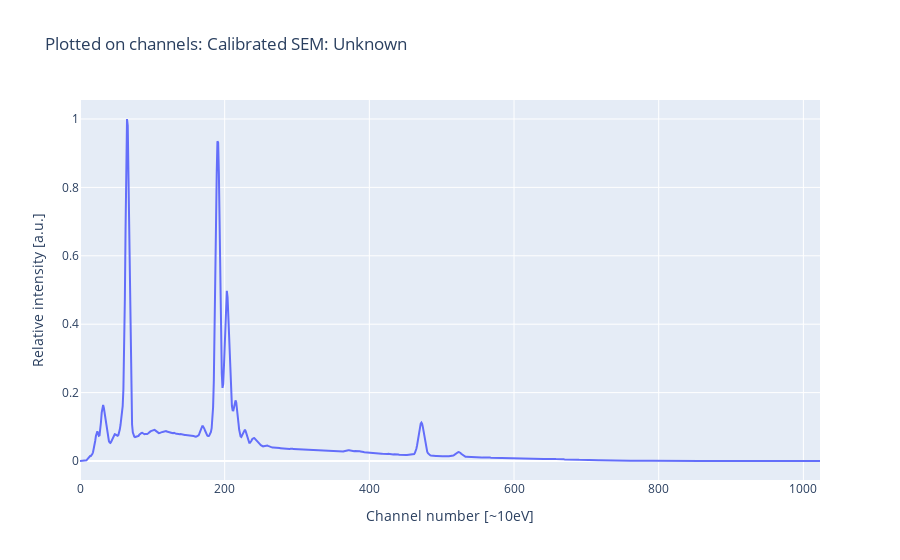
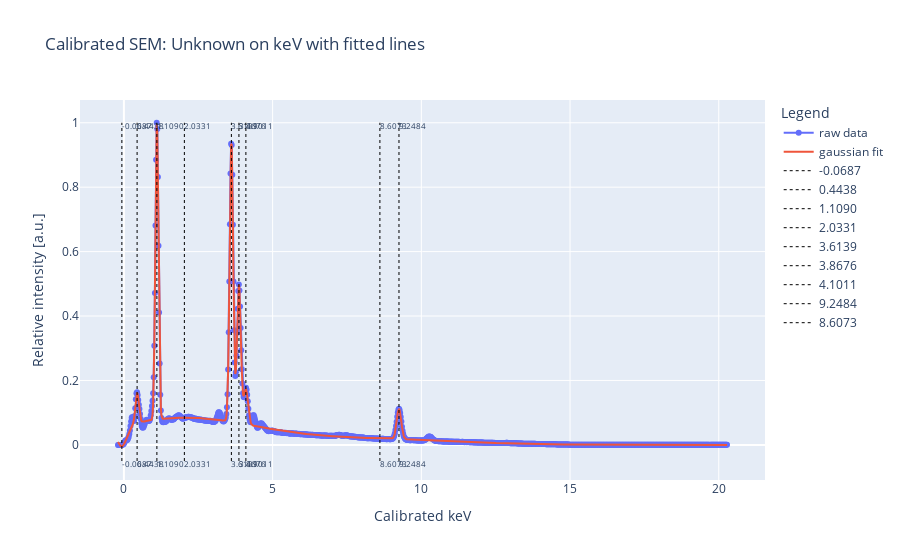

Notebook code cell kept with these figures, in order:
### Markdown cell above
## NB! In the code below you must change s['peaks_channel']

### Run the cell below to plot the intensity on channels, and then note down the peaks

### Code cell
# We could also do fitting on the new plot by copying the steps from earlier

#
# # NB! This is not generally adapted! You must change the peaks_channel to match the peaks in the unknown spectrum
#

# peaks_keV is calculated from the fitting of the peaks_channel
# we want to fit on the channels
fig_unknown_plot_channels = plotly_plot(
    x=s_un["channel"],
    y_named=[s_un["intensity"], "x calibrated with Ga_Ka and Ga_La"],
    title=f"Plotted on channels: Calibrated {s_un['name']}",
)
fig_unknown_plot_channels.show()



#
# # # THIS VARIABLE peaks_channels ARE THE ONLY CODE YOU NEED TO CHANGE TO FIT THE PEAKS IN THE UNKNOWN SPECTRUM
#

# noted down the peaks in channel numbers
s_un["peaks_channel"] = [ 24, 31, 65, 170, 191, 202, 215, 472, 535] # this is for SEM_unknown
# s_un["peaks_channel"] = [380, 940] # this is for TEM_unknown



# do the fitting as we did earlier
fit_vals = fit_n_peaks_to_gaussian(
    x=s_un["channel"],
    y=s_un["intensity"],
    guessed_peaks=s_un["peaks_channel"],
)
s_un["fit_params"] = fit_vals[0]
s_un["fit_cov"] = fit_vals[1]
s_un["peaks_channel"] = s_un["fit_params"][1::3]
s_un["intensity_fit"] = n_gaussians(s_un["channel"], *fit_vals[0])

# print(f'Fitted peaks at: {s_un["peaks_channel"]}')

# now we scale down the fittet peaks with the dispersion and the offset
s_un["peaks_keV_fitted"] = (
    s_un["peaks_channel"] - s_un["offset"]
) * s_un["dispersion"]

# print(f'Fitted peaks in keV: {s_un["peaks_keV_fitted"]}')

#
# # NB! Because of the background, there will be some error on the fitting for some of the peaks!
#


# plotting the new spectrum with its fit and its lines in keV
fig_unknown_plot_fit = plotly_plot(
    x=s_un["kev_calibrated"],
    y=s_un["intensity"],
    y_fit=s_un["intensity_fit"],
    vlines=s_un["peaks_keV_fitted"],
    title=f"Calibrated {s_un['name']} on keV with fitted lines",
    xaxis_title="Calibrated keV",
)

# we can also plot each gaussian peak individually, but the plot looks a bit messy. Comment in to see it
# making the fit_params matrix in keV
# [amp1, mu1, sigma1, amp2, mu2, sigma2, ...]
# amp is amp
# (mu is mu - offset ) * dispersion
# sigma is sigma * dispersion
s_un["fit_params_keV"] = (s_un["fit_params"]).copy()
s_un["fit_params_keV"][1::3] = (
    s_un["fit_params_keV"][1::3] - s_un["offset"]
) * s_un[
    "dispersion"
]  # mu
s_un["fit_params_keV"][2::3] = (
    s_un["fit_params_keV"][2::3] * s_un["dispersion"]
)  # sigma

"""
# adding the single gaussian peaks to the plot
fig_unknown_plot_fit = plotly_plot(
    fig = fig_unknown_plot_fit,
    x=s_un["kev_calibrated"],
    fit_params=s_un["fit_params_keV"],
    title=f"Calibrated {s_un['name']} on keV with fitted lines",
    xaxis_title="Calibrated keV",
)
"""

fig_unknown_plot_fit.show()

### Figure 1 — Plotly figure (JSON) as saved in the notebook; plotly's stock layout.template omitted (floating-point values rounded to 4 significant figures; data arrays with more than 128 entries replaced by an {"elided": "..."} marker saying what was removed)
{"data": [{"mode": "lines", "name": "x calibrated with Ga_Ka and Ga_La", "type": "scatter", "x": {"elided": "1024 int values"}, "y": {"elided": "1024 float values"}}], "layout": {"legend": {"title": {"text": "Legend"}}, "title": {"text": "Plotted on channels: Calibrated SEM: Unknown"}, "xaxis": {"title": {"text": "Channel number [~10eV]"}}, "yaxis": {"title": {"text": "Relative intensity [a.u.]"}}}}

### Figure 2 — Plotly figure (JSON) as saved in the notebook; plotly's stock layout.template omitted (floating-point values rounded to 4 significant figures; data arrays with more than 128 entries replaced by an {"elided": "..."} marker saying what was removed)
{"data": [{"mode": "lines+markers", "name": "raw data", "textfont": {"size": 8}, "type": "scatter", "x": {"elided": "1024 float values"}, "y": {"elided": "1024 float values"}}, {"mode": "lines", "name": "gaussian fit", "textfont": {"size": 8}, "type": "scatter", "x": {"elided": "1024 float values"}, "y": {"elided": "1024 float values"}}, {"line": {"dash": "dot", "width": 1}, "marker": {"color": "black"}, "mode": "lines+text", "name": "-0.0687", "text": ["-0.0687", "-0.0687"], "textfont": {"size": 8}, "textposition": "bottom right", "type": "scatter", "x": [-0.06869, -0.06869], "y": [-0.05, 1]}, {"line": {"dash": "dot", "width": 1}, "marker": {"color": "black"}, "mode": "lines+text", "name": "0.4438", "text": ["0.4438", "0.4438"], "textfont": {"size": 8}, "textposition": "bottom right", "type": "scatter", "x": [0.4438, 0.4438], "y": [-0.05, 1]}, {"line": {"dash": "dot", "width": 1}, "marker": {"color": "black"}, "mode": "lines+text", "name": "1.1090", "text": ["1.1090", "1.1090"], "textfont": {"size": 8}, "textposition": "bottom right", "type": "scatter", "x": [1.109, 1.109], "y": [-0.05, 1]}, {"line": {"dash": "dot", "width": 1}, "marker": {"color": "black"}, "mode": "lines+text", "name": "2.0331", "text": ["2.0331", "2.0331"], "textfont": {"size": 8}, "textposition": "bottom right", "type": "scatter", "x": [2.033, 2.033], "y": [-0.05, 1]}, {"line": {"dash": "dot", "width": 1}, "marker": {"color": "black"}, "mode": "lines+text", "name": "3.6139", "text": ["3.6139", "3.6139"], "textfont": {"size": 8}, "textposition": "bottom right", "type": "scatter", "x": [3.614, 3.614], "y": [-0.05, 1]}, {"line": {"dash": "dot", "width": 1}, "marker": {"color": "black"}, "mode": "lines+text", "name": "3.8676", "text": ["3.8676", "3.8676"], "textfont": {"size": 8}, "textposition": "bottom right", "type": "scatter", "x": [3.868, 3.868], "y": [-0.05, 1]}, {"line": {"dash": "dot", "width": 1}, "marker": {"color": "black"}, "mode": "lines+text", "name": "4.1011", "text": ["4.1011", "4.1011"], "textfont": {"size": 8}, "textposition": "bottom right", "type": "scatter", "x": [4.101, 4.101], "y": [-0.05, 1]}, {"line": {"dash": "dot", "width": 1}, "marker": {"color": "black"}, "mode": "lines+text", "name": "9.2484", "text": ["9.2484", "9.2484"], "textfont": {"size": 8}, "textposition": "bottom right", "type": "scatter", "x": [9.248, 9.248], "y": [-0.05, 1]}, {"line": {"dash": "dot", "width": 1}, "marker": {"color": "black"}, "mode": "lines+text", "name": "8.6073", "text": ["8.6073", "8.6073"], "textfont": {"size": 8}, "textposition": "bottom right", "type": "scatter", "x": [8.607, 8.607], "y": [-0.05, 1]}], "layout": {"legend": {"title": {"text": "Legend"}}, "title": {"text": "Calibrated SEM: Unknown on keV with fitted lines"}, "xaxis": {"title": {"text": "Calibrated keV"}}, "yaxis": {"title": {"text": "Relative intensity [a.u.]"}}}}
